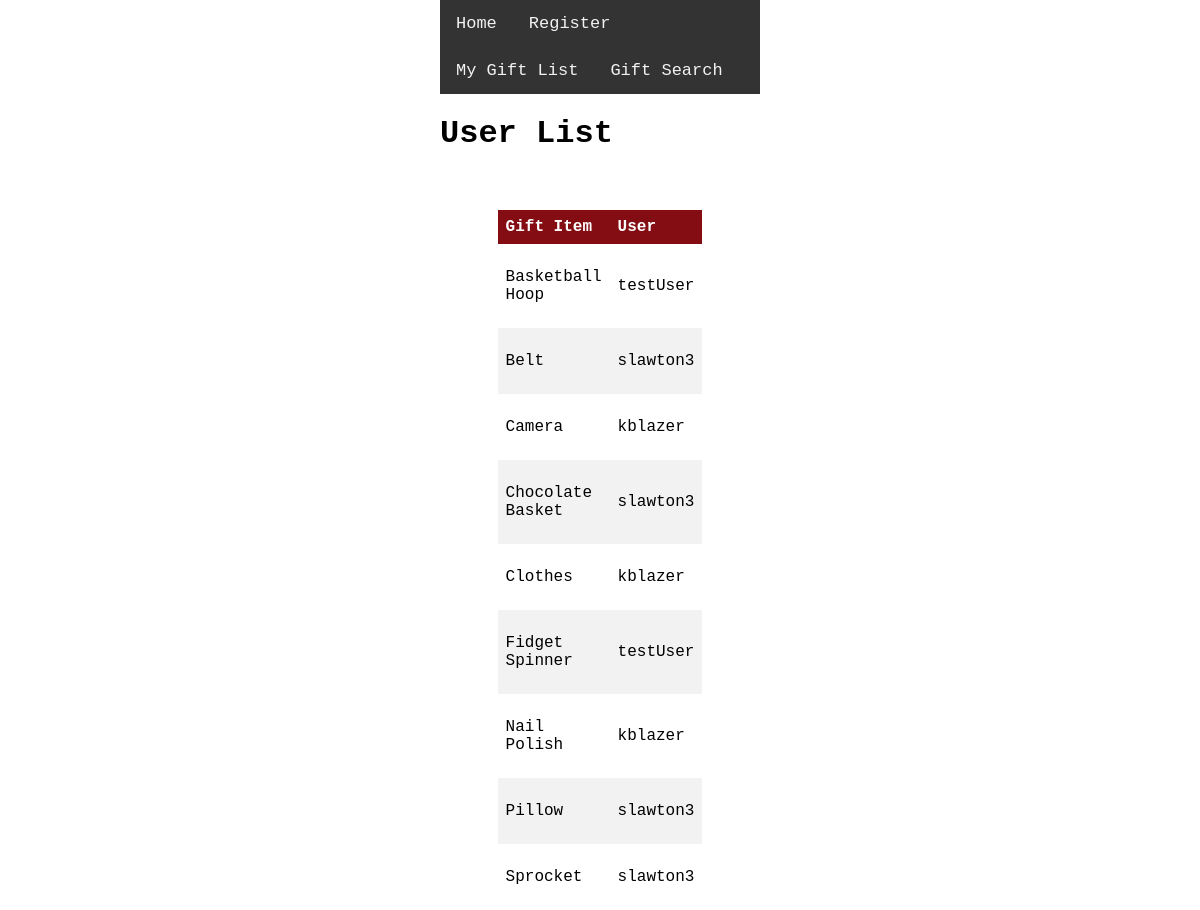
The page /giftSearch/ (signed in) on the database its author committed.
### giftShare/models.py (models this page shows)
class Gift(models.Model):
  user = models.ForeignKey(GLUser, on_delete=models.CASCADE)
  name = models.CharField(max_length=255)

class GLUser(models.Model):
  username = models.CharField(max_length=40, unique=True, error_messages={
    "unique": "Username Already Used"
  })
  email = models.EmailField(max_length=254, unique=True, error_messages={
    "unique": "Email Already Used"
  })
  password = models.CharField(max_length=40)
  firstName = models.CharField(max_length=40)
  lastName = models.CharField(max_length=40)
  def __str__(self):
    return self.username

### giftShare/views.py (the view)
# urls.py: path('giftSearch/', GiftSearch.as_view()),
class GiftSearch(View):
    def get(self, request):
        request.session.set_expiry(300)
        loggedInFlag = 1
        user = request.session.get("user")
        allGifts = list(Gift.objects.all().order_by('name'))
        print(allGifts)
        return render(request, "giftShare/giftSearch.html", {
            "allGifts": allGifts,
            "loggedInFlag": loggedInFlag,
            "user": user
        })

### templates/giftShare/giftSearch.html
{% extends "base.html" %}
{% block content %}
  <p><h1>User List</h1></p>
  <br />
  <br />
{% if user != None %}
<table id="allGifts">
  <thead>
    <th>Gift Item</th>
    <th>User</th>
  </thead>
  <tbody>
  {% for gift in allGifts %}
    <tr>
      <td><p>{{gift.name}}</p></td>
      <td><p>{{gift.user}}</p></td>
    </tr>
  {% endfor %}
  </tbody>
</table>
{% else %}
  <p>{{loginMessage}}</p>
  <p><a href='/'>Login</a></p>
  <p><a href='/register/'>Register</a></p>
{% endif %}
{% endblock content %}

### templates/base.html (shortened to what this page needs)
{% load static %}
        <!DOCTYPE html>
<html lang="en">
<head>
    <link rel="stylesheet" href="{% static "css/style.css" %}">
</head>
<body>
  <div class="topnav" id="myTopnav">
    <a href="/">Home</a>
    <a href="/register/">Register</a>
    <a href="/gifts/">My Gift List</a>
    <a href="/user/">Gift Search</a>
  </div>
  <div id='main'>
    {% block content %}{% endblock content %}
  </div>
</body>
</html>

### static/css/style.css (style rules this page uses)
body { max-width: 320px; margin: auto; display: block; font-family: "Courier New", Courier, monospace; }
.topnav { overflow: hidden; background-color: #333; }
.topnav a { float: left; display: block; color: #f2f2f2; text-align: center; padding: 14px 16px; text-decoration: none; font-size: 17px; }
table { border-collapse: collapse; width: 50%; margin-left: auto; margin-right: auto; }
th, td { text-align: left; padding: 8px; }
tr:nth-child(even) { background-color: #f2f2f2 }
th { background-color: rgb(131, 13, 19); color: white; }

### rows shown on the page
Gift: name "Basketball Hoop", user "testUser"
Gift: name "Belt", user "slawton3"
Gift: name "Camera", user "kblazer"
Gift: name "Chocolate Basket", user "slawton3"
Gift: name "Clothes", user "kblazer"
Gift: name "Fidget Spinner", user "testUser"
Gift: name "Nail Polish", user "kblazer"
Gift: name "Pillow", user "slawton3"
Gift: name "Sprocket", user "slawton3"
